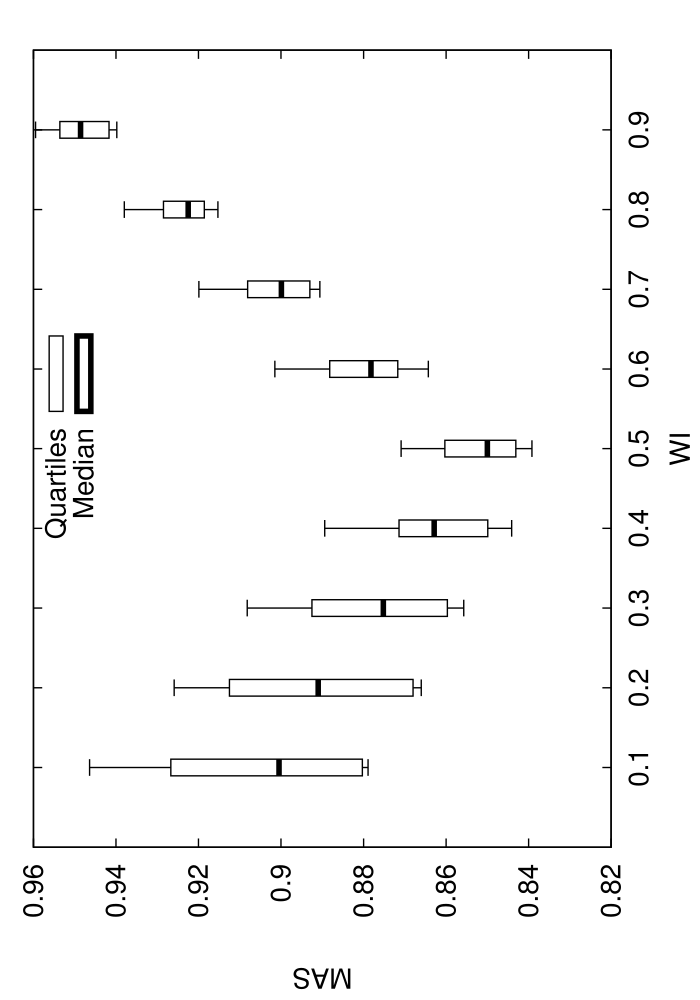

Write the gnuplot code that produced this figure.
set terminal postscript enhanced 20
set xrange[0:1]
set xlabel 'WI'
set ylabel 'MAS'
set key ins vert center top spacing 1.0
set output 'stat_COMP_W04.dat.eps'
set bars 4.0
set style fill empty
plot 'stat_COMP_W04.dat.elab' using 1:3:2:6:5:xticlabel(1) with candlesticks lt -1 lw 1 title 'Quartiles' whiskerbars,'' using 1:4:4:4:4:xticlabels(1) with candlesticks lt -1 lw 4 title 'Median'
